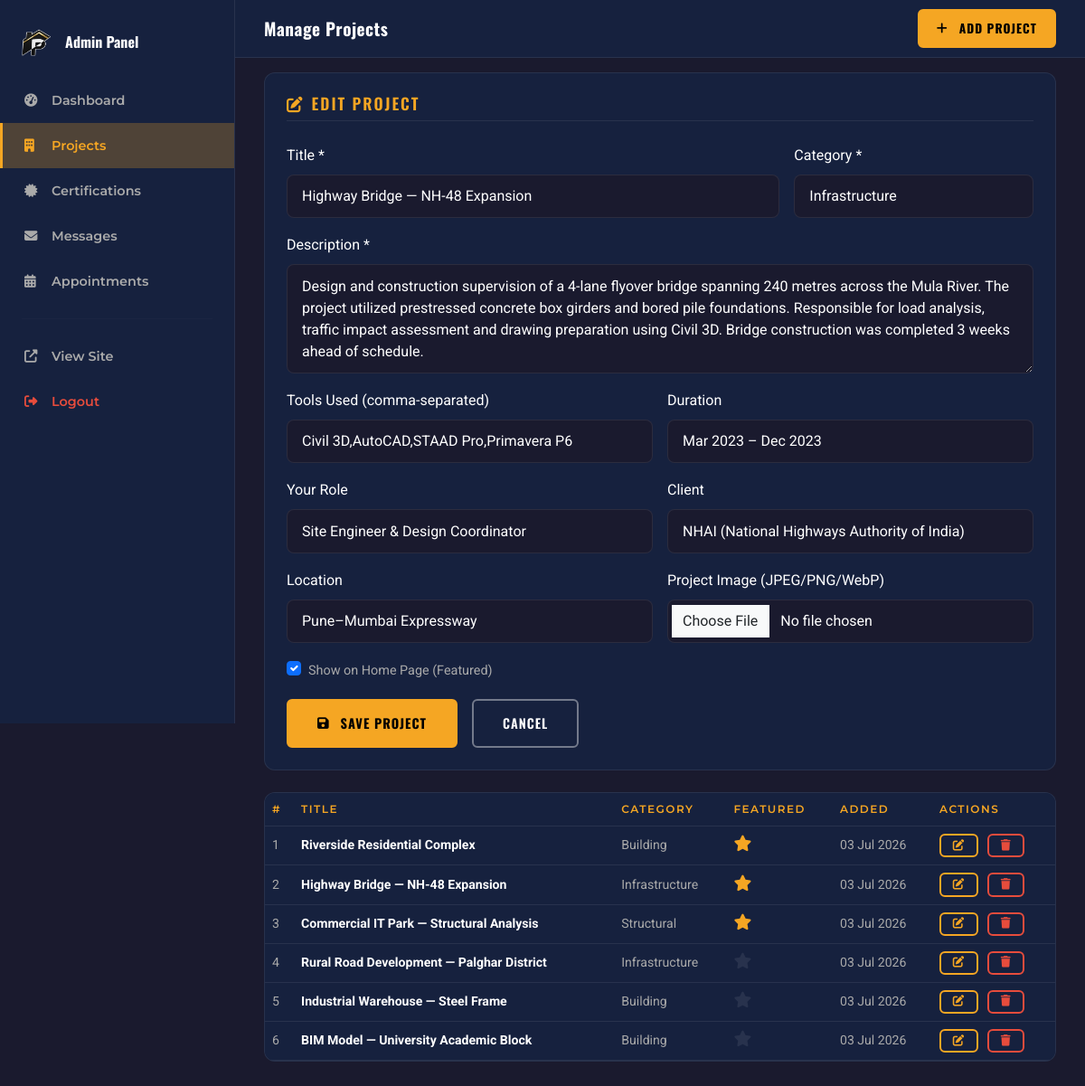
Page /admin/projects.php?action=edit&id=2 (signed in) on the committed database.
### tables this page shows
CREATE TABLE IF NOT EXISTS `projects` (
  `id` INT UNSIGNED NOT NULL AUTO_INCREMENT,
  `title` VARCHAR(200) NOT NULL,
  `description` TEXT NOT NULL,
  `category` ENUM('building','structural','infrastructure','internship') NOT NULL DEFAULT 'building',
  `tools_used` VARCHAR(500) DEFAULT NULL,
  `image_path` LONGTEXT DEFAULT NULL,
  `gallery_images` TEXT DEFAULT NULL,
  `duration` VARCHAR(100) DEFAULT NULL,
  `role` VARCHAR(150) DEFAULT NULL,
  `client` VARCHAR(200) DEFAULT NULL,
  `location` VARCHAR(200) DEFAULT NULL,
  `is_featured` TINYINT(1) DEFAULT 0,
  `created_at` TIMESTAMP DEFAULT CURRENT_TIMESTAMP,
  PRIMARY KEY (`id`)
);

### includes/functions.php (called while the page is built, shortened)
<?php
function getAllProjects(string $category = ''): array {
    $db = getDB();
    if ($category && $category !== 'all') {
        $stmt = $db->prepare("SELECT * FROM projects WHERE category = ? ORDER BY created_at DESC");
        $stmt->execute([$category]);
    } else {
        $stmt = $db->prepare("SELECT * FROM projects ORDER BY created_at DESC");
        $stmt->execute();
    }
    return $stmt->fetchAll();
}
function getProjectById(int $id): array|false {
    $db = getDB();
    $stmt = $db->prepare("SELECT * FROM projects WHERE id = ?");
    $stmt->execute([$id]);
    return $stmt->fetch();
}

### admin/projects.php (the view, shortened to what this page needs)
<?php
require_once __DIR__ . '/../includes/functions.php';
$action = $_GET['action'] ?? 'list';
$editProject = null;
if ($action === 'edit' && isset($_GET['id'])) {
    $editProject = getProjectById((int)$_GET['id']);
}
$projects = getAllProjects();
?>
<!DOCTYPE html>
<html lang="en">
<head>
  <link href="https://cdn.jsdelivr.net/npm/bootstrap@5.3.3/dist/css/bootstrap.min.css" rel="stylesheet">
  <link rel="stylesheet" href="https://cdnjs.cloudflare.com/ajax/libs/font-awesome/6.5.1/css/all.min.css">
  <link rel="stylesheet" href="/assets/css/style.min.css">
  <link rel="stylesheet" href="/assets/css/dark-theme.min.css">
  <link rel="stylesheet" href="/assets/css/responsive.min.css">
</head>
<body>
<aside class="admin-sidebar">
  <div class="px-4 mb-4"><div class="d-flex align-items-center gap-2"><img src="/assets/images/hero/logo.png" alt="Logo" style="height: 30px; width: auto; object-fit: contain; margin-right: 8px;"><span style="font-family:var(--font-heading);font-size:1rem;font-weight:700;">Admin Panel</span></div></div>
  <nav>
    <a href="/admin/index.php"         class="admin-nav-link"><i class="fas fa-tachometer-alt"></i>Dashboard</a>
    <a href="/admin/projects.php"       class="admin-nav-link active"><i class="fas fa-building"></i>Projects</a>
    <a href="/admin/certifications.php" class="admin-nav-link"><i class="fas fa-certificate"></i>Certifications</a>
    <a href="/admin/contacts.php"       class="admin-nav-link"><i class="fas fa-envelope"></i>Messages</a>
    <a href="/admin/appointments.php"   class="admin-nav-link"><i class="fas fa-calendar-alt"></i>Appointments</a>
    <hr style="border-color:var(--clr-border);margin:1rem 1.5rem;">
    <a href="/index.php"  class="admin-nav-link"><i class="fas fa-external-link-alt"></i>View Site</a>
    <a href="/admin/logout.php" class="admin-nav-link" style="color:var(--clr-error)!important;"><i class="fas fa-sign-out-alt"></i>Logout</a>
  </nav>
</aside>
<div class="admin-topbar">
  <h2 style="font-family:var(--font-heading);font-size:1.2rem;font-weight:700;margin:0;">Manage Projects</h2>
  <a href="?action=add" class="btn-accent ms-auto" style="padding:0.5rem 1.2rem;font-size:0.85rem;"><i class="fas fa-plus me-1"></i>Add Project</a>
</div>
<div class="content-area">
  <?php if ($action === 'add' || $action === 'edit'): ?>
    <div class="card-custom p-4 mb-4">
      <h3 class="skill-group-title mb-4"><i class="fas fa-<?= $action === 'edit' ? 'edit' : 'plus' ?> me-2"></i><?= $action === 'edit' ? 'Edit Project' : 'Add New Project' ?></h3>
      <form method="POST" enctype="multipart/form-data">
        <div class="row g-3">
          <div class="col-sm-8">
            <label class="form-label">Title *</label>
            <input type="text" name="title" class="form-control" required value="<?= htmlspecialchars($editProject['title'] ?? '') ?>"
                   style="background:var(--clr-bg);border:1px solid var(--clr-border);color:var(--clr-text);border-radius:8px;padding:0.7rem 1rem;">
          </div>
          <div class="col-sm-4">
            <label class="form-label">Category *</label>
            <select name="category" class="form-select" style="background:var(--clr-bg);border:1px solid var(--clr-border);color:var(--clr-text);border-radius:8px;padding:0.7rem 1rem;">
              <?php foreach (['building','structural','infrastructure','internship'] as $cat): ?>
                <option value="<?= $cat ?>" <?= ($editProject['category'] ?? '') === $cat ? 'selected' : '' ?>><?= ucfirst($cat) ?></option>
              <?php endforeach; ?>
            </select>
          </div>
          <div class="col-12">
            <label class="form-label">Description *</label>
            <textarea name="description" class="form-control" rows="4" required
                      style="background:var(--clr-bg);border:1px solid var(--clr-border);color:var(--clr-text);border-radius:8px;padding:0.7rem 1rem;"><?= htmlspecialchars($editProject['description'] ?? '') ?></textarea>
          </div>
          <div class="col-sm-6">
            <label class="form-label">Tools Used (comma-separated)</label>
            <input type="text" name="tools_used" class="form-control" value="<?= htmlspecialchars($editProject['tools_used'] ?? '') ?>"
                   style="background:var(--clr-bg);border:1px solid var(--clr-border);color:var(--clr-text);border-radius:8px;padding:0.7rem 1rem;" placeholder="AutoCAD, Revit, STAAD Pro">
          </div>
          <div class="col-sm-6">
            <label class="form-label">Duration</label>
            <input type="text" name="duration" class="form-control" value="<?= htmlspecialchars($editProject['duration'] ?? '') ?>"
                   style="background:var(--clr-bg);border:1px solid var(--clr-border);color:var(--clr-text);border-radius:8px;padding:0.7rem 1rem;" placeholder="Jan 2024 – Mar 2024">
          </div>
          <div class="col-sm-6">
            <label class="form-label">Your Role</label>
            <input type="text" name="role" class="form-control" value="<?= htmlspecialchars($editProject['role'] ?? '') ?>"
                   style="background:var(--clr-bg);border:1px solid var(--clr-border);color:var(--clr-text);border-radius:8px;padding:0.7rem 1rem;">
          </div>
          <div class="col-sm-6">
            <label class="form-label">Client</label>
            <input type="text" name="client" class="form-control" value="<?= htmlspecialchars($editProject['client'] ?? '') ?>"
                   style="background:var(--clr-bg);border:1px solid var(--clr-border);color:var(--clr-text);border-radius:8px;padding:0.7rem 1rem;">
          </div>
          <div class="col-sm-6">
            <label class="form-label">Location</label>
            <input type="text" name="location" class="form-control" value="<?= htmlspecialchars($editProject['location'] ?? '') ?>"
                   style="background:var(--clr-bg);border:1px solid var(--clr-border);color:var(--clr-text);border-radius:8px;padding:0.7rem 1rem;">
          </div>
          <div class="col-sm-6">
            <label class="form-label">Project Image (JPEG/PNG/WebP)</label>
            <input type="file" name="image" class="form-control" accept="image/jpeg,image/png,image/webp"
                   style="background:var(--clr-bg);border:1px solid var(--clr-border);color:var(--clr-text);border-radius:8px;padding:0.7rem 1rem;">
          </div>
          <div class="col-12">
            <div class="form-check">
              <input class="form-check-input" type="checkbox" name="is_featured" id="is_featured" value="1"
                     <?= ($editProject['is_featured'] ?? 0) ? 'checked' : '' ?>>
              <label class="form-check-label" for="is_featured" style="color:var(--clr-text-muted);font-size:0.9rem;">Show on Home Page (Featured)</label>
            </div>
          </div>
          <div class="col-12 d-flex gap-3">
            <button type="submit" class="btn-accent"><i class="fas fa-save me-1"></i>Save Project</button>
            <a href="?action=list" class="btn-ghost">Cancel</a>
          </div>
        </div>
      </form>
    </div>
  <?php endif; ?>
  <div class="card-custom">
    <div class="table-responsive">
      <table class="table admin-table mb-0">
        <thead><tr>
          <th>#</th><th>Title</th><th>Category</th><th>Featured</th><th>Added</th><th>Actions</th>
        </tr></thead>
        <tbody>
          <?php foreach ($projects as $p): ?>
            <tr>
              <td><?= $p['id'] ?></td>
              <td><strong style="color:var(--clr-text);"><?= htmlspecialchars($p['title']) ?></strong></td>
              <td><span class="card-category"><?= ucfirst($p['category']) ?></span></td>
              <td>
                <a href="?action=toggle_featured&id=<?= $p['id'] ?>" title="Toggle featured">
                  <i class="fas fa-star" style="color:<?= $p['is_featured'] ? 'var(--clr-accent)' : 'var(--clr-border)' ?>;font-size:1.1rem;"></i>
                </a>
              </td>
              <td><?= date('d M Y', strtotime($p['created_at'])) ?></td>
              <td>
                <a href="?action=edit&id=<?= $p['id'] ?>" class="btn-outline-accent" style="padding:0.3rem 0.8rem;font-size:0.78rem;margin-right:0.4rem;"><i class="fas fa-edit"></i></a>
                <a href="?action=delete&id=<?= $p['id'] ?>" class="btn-ghost" style="padding:0.3rem 0.8rem;font-size:0.78rem;color:var(--clr-error);border-color:var(--clr-error);"
                   onclick="return confirm('Delete this project?')"><i class="fas fa-trash"></i></a>
              </td>
            </tr>
          <?php endforeach; ?>
        </tbody>
      </table>
    </div>
  </div>
</div>
</body>
</html>

### admin/projects.php (style rules this page uses)
body { background:var(--clr-bg); }
.admin-topbar { height:64px;background:var(--clr-bg2);border-bottom:1px solid var(--clr-border);display:flex;align-items:center;padding:0 2rem;position:fixed;top:0;left:260px;right:0;z-index:50; }
.content-area { margin-left:260px;padding:5rem 2rem 2rem; }

### rows in the picture
projects: title "Highway Bridge — NH-48 Expansion", category "Infrastructure", description "Design and construction supervision of a 4-lane flyover bridge spanning 240 metres across the Mula River. The project utilized prestressed concrete box girders and bored pile foundations. Responsible for load analysis, traffic impact assessment and drawing preparation using Civil 3D. Bridge construction was completed 3 weeks ahead of schedule.", tools_used "Civil 3D,AutoCAD,STAAD Pro,Primavera P6", duration "Mar 2023 – Dec 2023", role "Site Engineer & Design Coordinator", client "NHAI (National Highways Authority of India)", location "Pune–Mumbai Expressway", is_featured "☑", id "2", created_at "03 Jul 2026"
projects: id "1", title "Riverside Residential Complex", category "Building", is_featured 1 (drawn), created_at "03 Jul 2026"
projects: id "3", title "Commercial IT Park — Structural Analysis", category "Structural", is_featured 1 (drawn), created_at "03 Jul 2026"
projects: id "4", title "Rural Road Development — Palghar District", category "Infrastructure", is_featured 0 (drawn), created_at "03 Jul 2026"
projects: id "5", title "Industrial Warehouse — Steel Frame", category "Building", is_featured 0 (drawn), created_at "03 Jul 2026"
projects: id "6", title "BIM Model — University Academic Block", category "Building", is_featured 0 (drawn), created_at "03 Jul 2026"
